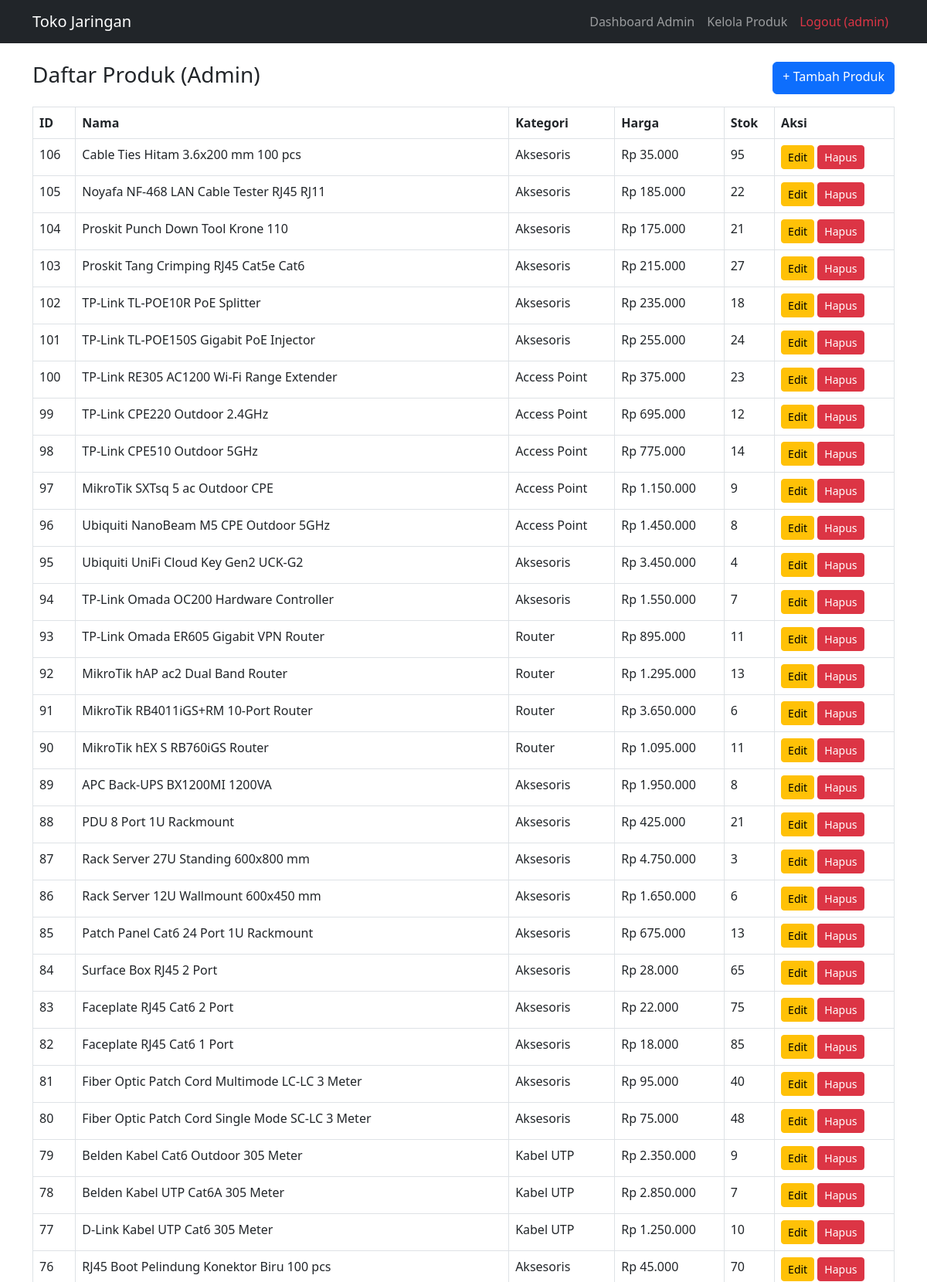
Page /admin/produk-list.php (signed in, upper part) on the committed database.
### tables this page shows
CREATE TABLE `produk` (
  `id` int(11) NOT NULL,
  `nama` varchar(150) NOT NULL,
  `kategori` varchar(100) NOT NULL,
  `harga` decimal(12,2) NOT NULL,
  `stok` int(11) NOT NULL DEFAULT 0,
  `deskripsi` text DEFAULT NULL,
  `brand` varchar(100) DEFAULT NULL,
  `gambar` varchar(255) DEFAULT 'default.jpg'
);

### base.php (called while the page is built)
<?php
$base_url = "http://localhost/toko-jaringan/";
?>

### function.php (called while the page is built, shortened)
<?php
require_once __DIR__ . '/conn.php';
function query($sql) {
    global $conn;
    $result = mysqli_query($conn, $sql);
    $rows = [];
    while ($row = mysqli_fetch_assoc($result)) {
        $rows[] = $row;
    }
    return $rows;
}
?>

### admin/produk-list.php (the view, shortened to what this page needs)
<?php
require_once __DIR__ . '/../function.php';
include __DIR__ . '/../components/header.php';
$produk = query("SELECT * FROM produk ORDER BY id DESC");
?>
<div class="d-flex justify-content-between mb-3">
    <h3>Daftar Produk (Admin)</h3>
    <a href="produk-form.php" class="btn btn-primary">+ Tambah Produk</a>
</div>
<table class="table table-bordered">
    <thead>
        <tr>
            <th>ID</th>
            <th>Nama</th>
            <th>Kategori</th>
            <th>Harga</th>
            <th>Stok</th>
            <th>Aksi</th>
        </tr>
    </thead>
    <tbody>
        <?php foreach ($produk as $p): ?>
        <tr>
            <td><?= $p['id']; ?></td>
            <td><?= htmlspecialchars($p['nama']); ?></td>
            <td><?= $p['kategori']; ?></td>
            <td>Rp <?= number_format($p['harga'], 0, ',', '.'); ?></td>
            <td><?= $p['stok']; ?></td>
            <td>
                <a href="produk-form.php?id=<?= $p['id']; ?>" class="btn btn-sm btn-warning">Edit</a>
                <a href="produk-list.php?action=delete&id=<?= $p['id']; ?>" class="btn btn-sm btn-danger" onclick="return confirm('Hapus?')">Hapus</a>
            </td>
        </tr>
        <?php endforeach; ?>
    </tbody>
</table>
<?php include __DIR__ . '/../components/footer.php'; ?>

### components/header.php (shortened to what this page needs)
<?php
require_once __DIR__ . '/../base.php';
?>
<!DOCTYPE html>
<html lang="id">
<head>
    <link rel="stylesheet" href="https://cdn.jsdelivr.net/npm/bootstrap@5.3.0/dist/css/bootstrap.min.css">
</head>
<body>
<nav class="navbar navbar-expand-lg navbar-dark bg-dark mb-4">
  <div class="container">
    <a class="navbar-brand" href="<?= $base_url; ?>">Toko Jaringan</a>
    <div class="navbar-nav ms-auto">
      <?php if (isset($_SESSION['user'])): ?>
        <?php if ($_SESSION['user']['role'] === 'admin'): ?>
            <a class="nav-link" href="<?= $base_url; ?>admin/index.php">Dashboard Admin</a>
            <a class="nav-link" href="<?= $base_url; ?>admin/produk-list.php">Kelola Produk</a>
        <?php else: ?>
            <a class="nav-link" href="<?= $base_url; ?>customer/index.php">Katalog</a>
            <a class="nav-link" href="<?= $base_url; ?>customer/keranjang.php">Keranjang</a>
        <?php endif; ?>
        <a class="nav-link text-danger" href="<?= $base_url; ?>logout.php">Logout (<?= $_SESSION['user']['username']; ?>)</a>
      <?php else: ?>
        <a class="nav-link" href="<?= $base_url; ?>login/index.php">Login</a>
        <a class="nav-link" href="<?= $base_url; ?>login/registrasi.php">Registrasi</a>
      <?php endif; ?>
    </div>
  </div>
</nav>
<div class="container">

### components/footer.php (shortened to what this page needs)
</div>
</body>
</html>

### rows in the picture
produk: id "106", nama "Cable Ties Hitam 3.6x200 mm 100 pcs", kategori "Aksesoris", harga "35.000", stok "95"
produk: id "105", nama "Noyafa NF-468 LAN Cable Tester RJ45 RJ11", kategori "Aksesoris", harga "185.000", stok "22"
produk: id "104", nama "Proskit Punch Down Tool Krone 110", kategori "Aksesoris", harga "175.000", stok "21"
produk: id "103", nama "Proskit Tang Crimping RJ45 Cat5e Cat6", kategori "Aksesoris", harga "215.000", stok "27"
produk: id "102", nama "TP-Link TL-POE10R PoE Splitter", kategori "Aksesoris", harga "235.000", stok "18"
produk: id "101", nama "TP-Link TL-POE150S Gigabit PoE Injector", kategori "Aksesoris", harga "255.000", stok "24"
produk: id "100", nama "TP-Link RE305 AC1200 Wi-Fi Range Extender", kategori "Access Point", harga "375.000", stok "23"
produk: id "99", nama "TP-Link CPE220 Outdoor 2.4GHz", kategori "Access Point", harga "695.000", stok "12"
produk: id "98", nama "TP-Link CPE510 Outdoor 5GHz", kategori "Access Point", harga "775.000", stok "14"
produk: id "97", nama "MikroTik SXTsq 5 ac Outdoor CPE", kategori "Access Point", harga "1.150.000", stok "9"
produk: id "96", nama "Ubiquiti NanoBeam M5 CPE Outdoor 5GHz", kategori "Access Point", harga "1.450.000", stok "8"
produk: id "95", nama "Ubiquiti UniFi Cloud Key Gen2 UCK-G2", kategori "Aksesoris", harga "3.450.000", stok "4"
produk: id "94", nama "TP-Link Omada OC200 Hardware Controller", kategori "Aksesoris", harga "1.550.000", stok "7"
produk: id "93", nama "TP-Link Omada ER605 Gigabit VPN Router", kategori "Router", harga "895.000", stok "11"
produk: id "92", nama "MikroTik hAP ac2 Dual Band Router", kategori "Router", harga "1.295.000", stok "13"
produk: id "91", nama "MikroTik RB4011iGS+RM 10-Port Router", kategori "Router", harga "3.650.000", stok "6"
produk: id "90", nama "MikroTik hEX S RB760iGS Router", kategori "Router", harga "1.095.000", stok "11"
produk: id "89", nama "APC Back-UPS BX1200MI 1200VA", kategori "Aksesoris", harga "1.950.000", stok "8"
produk: id "88", nama "PDU 8 Port 1U Rackmount", kategori "Aksesoris", harga "425.000", stok "21"
produk: id "87", nama "Rack Server 27U Standing 600x800 mm", kategori "Aksesoris", harga "4.750.000", stok "3"
produk: id "86", nama "Rack Server 12U Wallmount 600x450 mm", kategori "Aksesoris", harga "1.650.000", stok "6"
produk: id "85", nama "Patch Panel Cat6 24 Port 1U Rackmount", kategori "Aksesoris", harga "675.000", stok "13"
produk: id "84", nama "Surface Box RJ45 2 Port", kategori "Aksesoris", harga "28.000", stok "65"
produk: id "83", nama "Faceplate RJ45 Cat6 2 Port", kategori "Aksesoris", harga "22.000", stok "75"
produk: id "82", nama "Faceplate RJ45 Cat6 1 Port", kategori "Aksesoris", harga "18.000", stok "85"
produk: id "81", nama "Fiber Optic Patch Cord Multimode LC-LC 3 Meter", kategori "Aksesoris", harga "95.000", stok "40"
produk: id "80", nama "Fiber Optic Patch Cord Single Mode SC-LC 3 Meter", kategori "Aksesoris", harga "75.000", stok "48"
produk: id "79", nama "Belden Kabel Cat6 Outdoor 305 Meter", kategori "Kabel UTP", harga "2.350.000", stok "9"
produk: id "78", nama "Belden Kabel UTP Cat6A 305 Meter", kategori "Kabel UTP", harga "2.850.000", stok "7"
produk: id "77", nama "D-Link Kabel UTP Cat6 305 Meter", kategori "Kabel UTP", harga "1.250.000", stok "10"
produk: id "76", nama "RJ45 Boot Pelindung Konektor Biru 100 pcs", kategori "Aksesoris", harga "45.000", stok "70"

### other values in the picture
$_SESSION['user']['username'] "admin"
